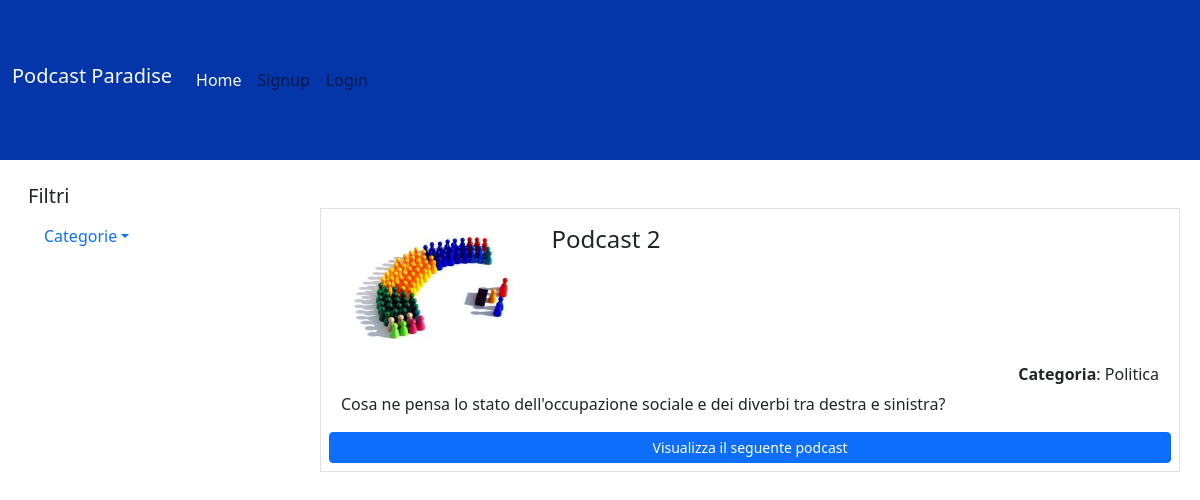
Screenshot of /home/3 with the database file from the repository.
### tables this page shows
CREATE TABLE "PODCAST" (
	"id_podcast"	INTEGER NOT NULL,
	"id_creatore"	INTEGER,
	"titolo"	TEXT,
	"descrizione"	TEXT,
	"categoria"	TEXT,
	"immagine"	TEXT,
	FOREIGN KEY("id_creatore") REFERENCES "UTENTI"("id_utente"),
	PRIMARY KEY("id_podcast" AUTOINCREMENT)
);

### app.py (the view)
@app.route('/home/<int:id>')
def home_filtr(id):
    categoria = dao.get_categoria(id)
    podcasts = dao.get_podcasts_categoria(categoria[0])
    return render_template('home.html', podcasts = podcasts)

### dao.py (called while the page is built)
def get_categoria(id):
    conn = sqlite3.connect('db/podcast_site.db')
    conn.row_factory = sqlite3.Row
    cursor = conn.cursor()
    sql = 'SELECT CATEGORIE.categoria FROM CATEGORIE WHERE CATEGORIE.id=?'
    cursor.execute(sql, (id,))
    categoria = cursor.fetchone()
    cursor.close()
    conn.close()
    return categoria

def get_podcasts_categoria(categoria):
    conn = sqlite3.connect('db/podcast_site.db')
    conn.row_factory = sqlite3.Row
    cursor = conn.cursor()
    sql = 'SELECT * FROM PODCAST WHERE PODCAST.categoria=?'
    cursor.execute(sql, (categoria,))
    podcasts = cursor.fetchall()
    cursor.close()
    conn.close()
    return podcasts

### templates/home.html (shortened to what this page needs)
{% extends "base.html" %}
{% block content %}
<aside id="myaside" class="col-lg-3 col-md-12">
  <div class="filtri-data">
    <ul class="nav flex-column">
      <h5>Filtri</h5>
      <li class="nav-item">
        <a class="nav-link dropdown-toggle" data-bs-toggle="dropdown" role="button" aria-expanded="false">Categorie</a>
      </li>
    </ul>
  </div>
</aside>
<main class="col-lg-9 col-md-12" id="lista-podcast">
  {% for podcast in podcasts %}
  <article class="row border p-2 mx-2 my-4">
    <div class="col-lg-3 col-md-6 col-sm-12 px-0">
        <img class="w-100 p-2" src="{{ url_for('static', filename=podcast.immagine) }}" alt="...">
      </div>
      <div class="col-lg-9 col-md-6 col-sm-12 content">
        <section class="d-flex align-items-center mt-2 mb-4 {{'bg-warning p-2 bg-opacity-10' if current_user.id_utente == podcast.id_creatore}}">
            <h4>{{podcast.titolo}}</h4>
      </div>
        <h6 class="text-end"><b>Categoria</b>: {{podcast.categoria |e }}</h6>
        <p>{{ podcast.descrizione |e }}</p>
        <a href="{{url_for('podcast', id=podcast.id_podcast)}}" type="button" class="btn btn-primary btn-sm">Visualizza il seguente podcast</a>
  </article>
  {% endfor %}
</main>
{% endblock %}

### static/style.css (style rules this page uses)
.content > section { width: 100%; }
#myaside li { padding-bottom: 5px; }
#myaside ul { list-style-type: none; padding: 0rem 1rem; }

### rows the page displays
PODCAST: immagine (picture), titolo "Podcast 2", categoria "Politica", descrizione "Cosa ne pensa lo stato dell'occupazione sociale e dei diverbi tra destra e sinistra?"
